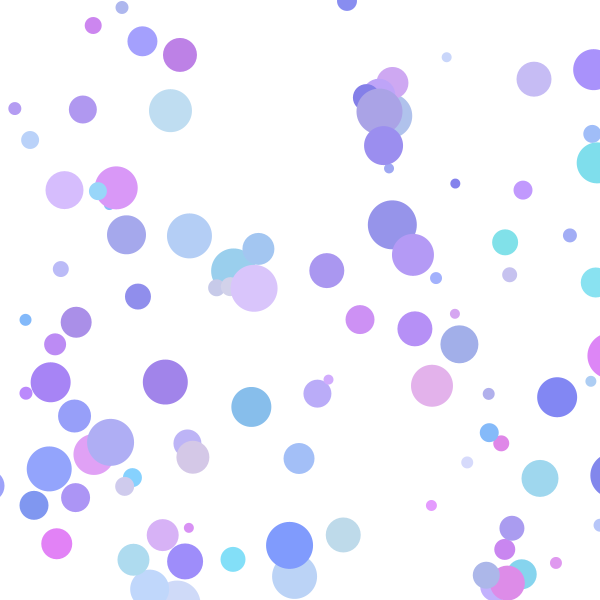
Frame 1 (no input)
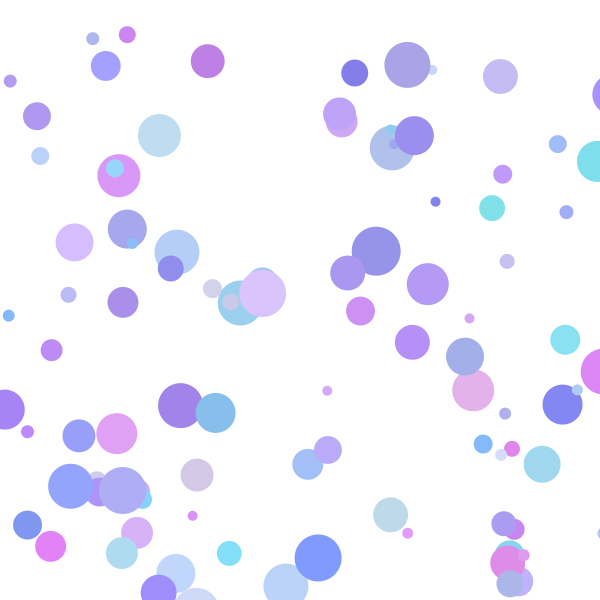
Frame 60 (the mouse pressed at the canvas centre just before this capture)
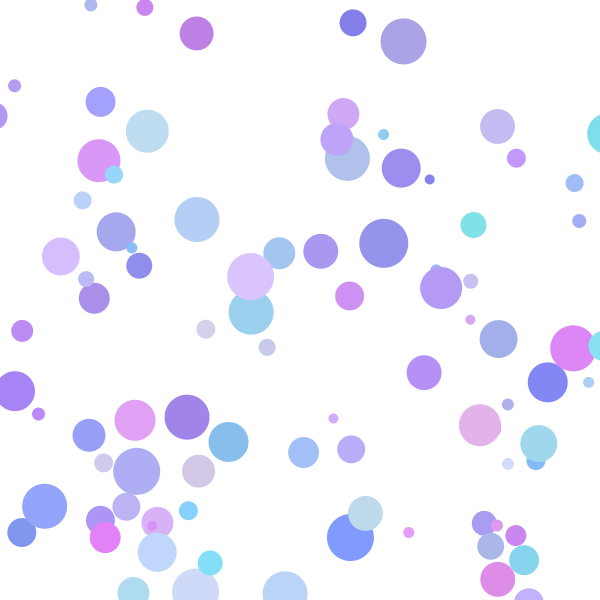
Frame 120 (the mouse held since frame 60 and released just before this capture)

The Processing sketch that drew these frames (run headless with seeded random() and noise(); from frame 60 on, the mouse is pressed at the canvas centre):

// Processing sketch: sketch_9_class_array
// ── sketch_9_class_array.pde
final int CIRCLES_COUNT = 100;


Circle[] circles = new Circle[CIRCLES_COUNT];

void setup() {
  size(600, 600);
  noStroke();
  for( int i = 0; i < circles.length; i++){
    circles[i] = new Circle();
  }
}


void draw() {
  background(255);
  for( int i = 0; i < circles.length; i++){
    circles[i].update();
  }
  for( int i = 0; i < circles.length; i++){
    circles[i].draw();
  }
}

color randomColor() {
  return color(random(127,230), random(127,230), random(230,255));
}

class Circle {
  // 色
  final color fillColor;
  // 直径
  final int diameter;
  
  // x軸位置
  float x;
  // y軸位置
  float y;
  
  Circle(){
    this.fillColor = randomColor();
    this.diameter = (int)(random(10, 50));
    
    float offset = this.diameter/2;
    this.x = random(-offset, width + offset);
    this.y = random(-offset, height + offset);
  }
  
  void update(){
    this.x += random(-5, 5);
    this.y += random(-5, 5);
  }
  
  void draw(){
    fill(this.fillColor);
    circle(this.x, this.y, this.diameter);
  }
}
